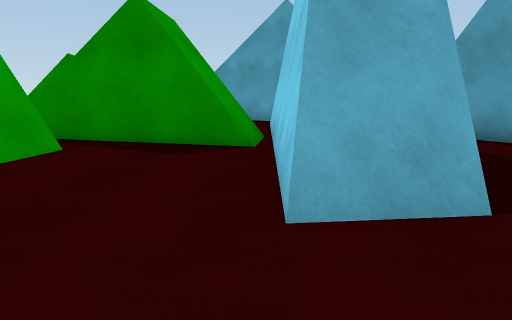
View 1 (above)

21 first-person views from a walk through a Unity game level. The camera is 1.2 m above the floor, tilts 10° down and sees 70° across. The floor is counted in squares, 1 m on a side. Each view is taken from the middle of a square. On the plan, view 1 faces up. The plan holds only what a view shows up to about 15 squares ahead; the rest is blank. The place goes on beyond the plan.

View 2
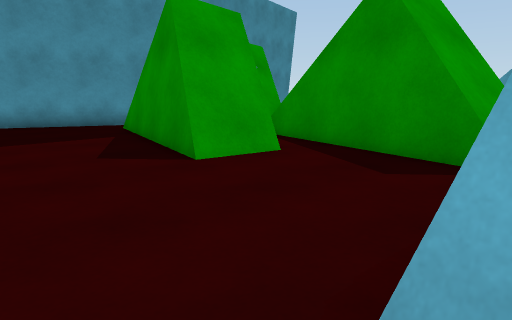

View 3
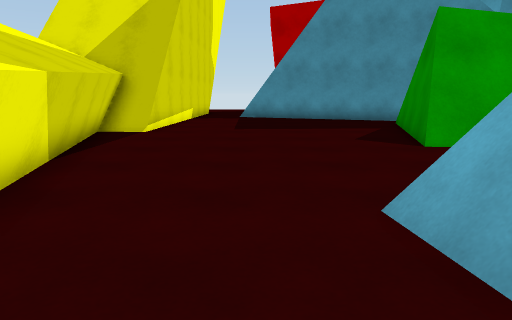

View 4
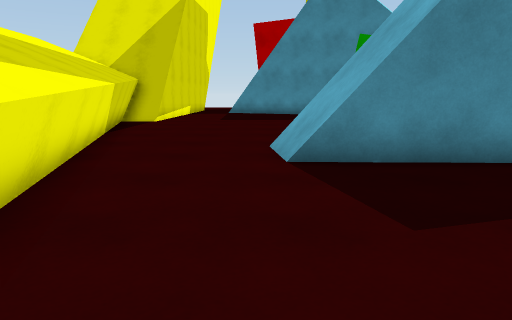

View 5
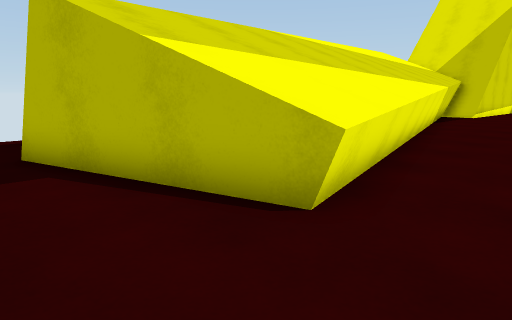

View 6
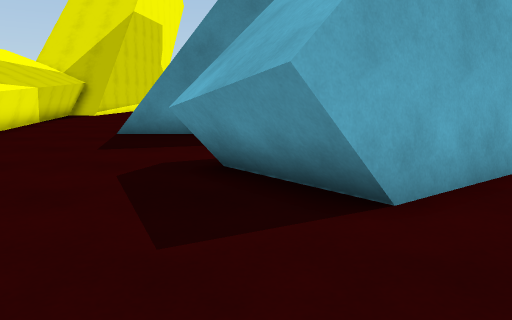

View 7
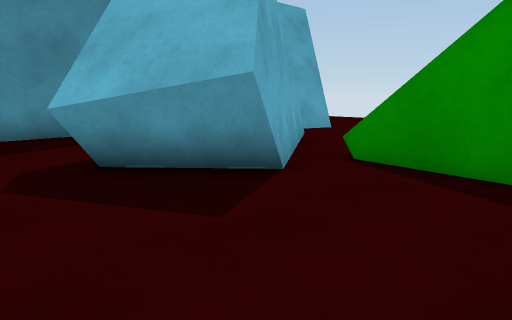

View 8
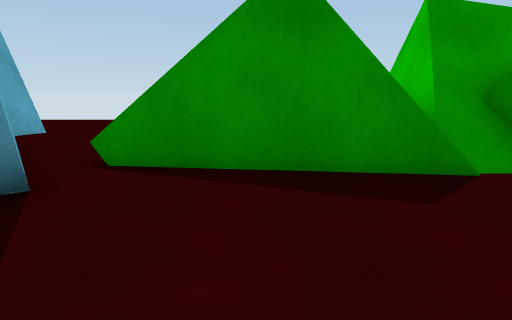

View 9
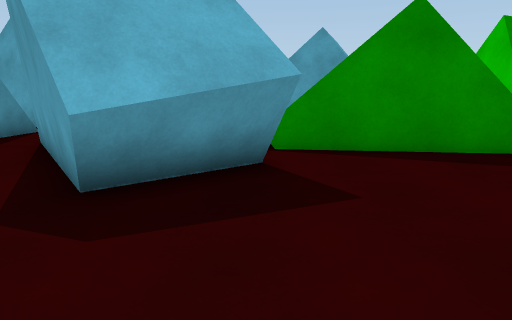

View 10
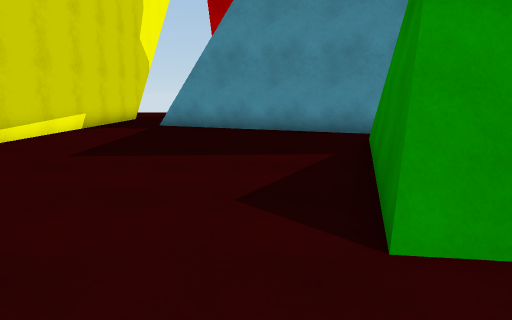

View 11
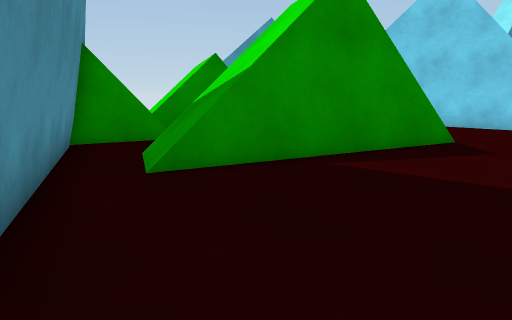

View 12
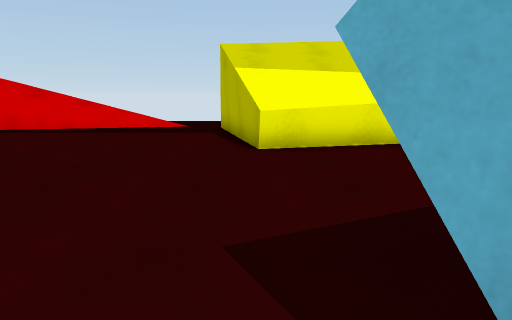

View 13
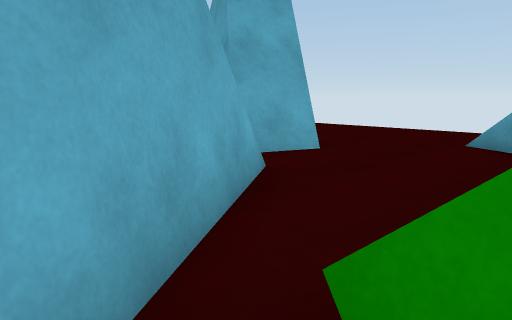

View 14
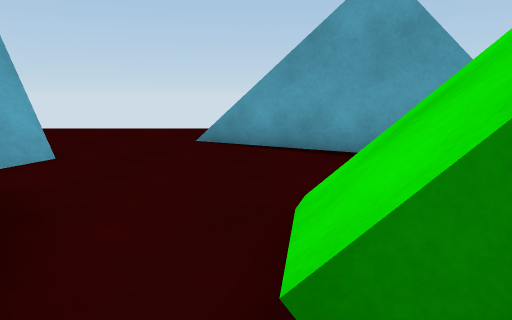

View 15
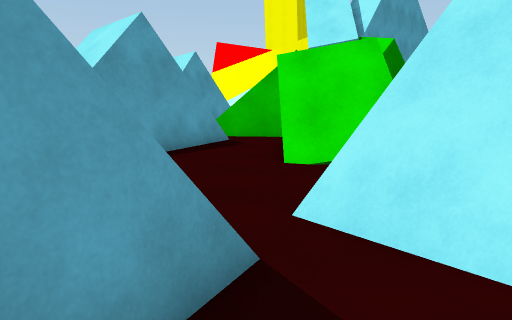

View 16
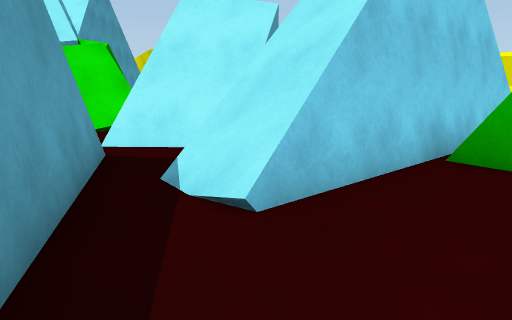

View 17
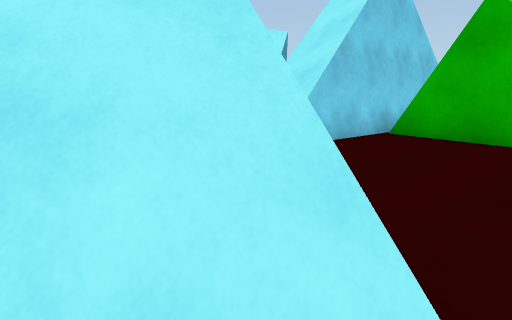

View 18
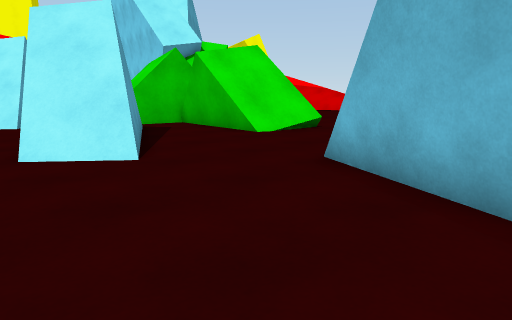

View 19
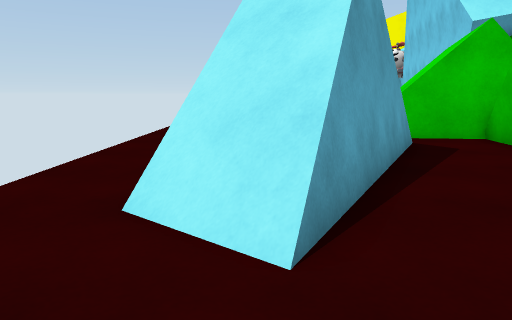

View 20
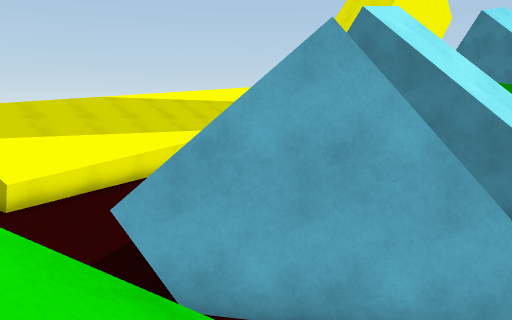

View 21
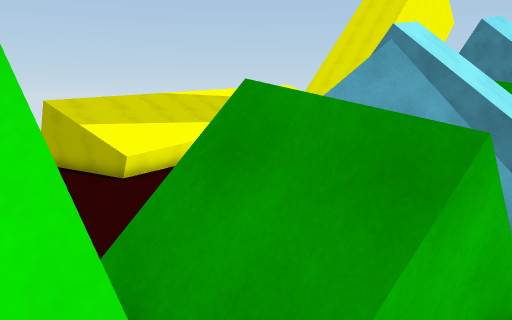

### Floor plan
Key: @ floor where view 1 was taken; # wall or solid block; . main floor; : floor 0.75 m higher than the main floor; / step, stairs or slope; = window, fence, low wall or low ledge; ^ raised ledge; v drop or lower ground.
Columns run from 17 left of view 1 to 17 right of it. Each row starts with its distance up from view 1.
 23                    ....... ......
 22             .       .............
 21              ///   ......../#....
 20             .=//   ......./////..
 19             ...     #......#//
 18              ... ######...../###
 17              ......####=.......##
 16              ......./##.........=./
 15          //  .....///.=.........../
 14          //  .....//=..=#...///=#//
 13      ##  vv   ....#/v.=##.../// ##v
 12      ###      #...#//.####.////v###
 11     ##      ==###=#//.#####/=vv##^#
 10     ##=#   ######=#// .## #/.......
  9    ## :#==##...##=#/v ..####......
  8    # ==##  ##.....### ..####.....
  7   ##    #####.....### ...^^......
  6   #     ....=.....##  ..........
  5   #     ..........##   ..........
  4  #      ..........##.............
  3  #.     ..........................
  2 ##      ...................^^......
  1 =......................^^^^^^......
  0  ................@.^^^^^^^^^^......
 -1   ............###^^^^^^^    #......
 -2 #########..#####            ##.....
 -3        #####                 #
 -4                              #  ///
 -5                                 ///

Where each view was taken, in squares from view 1:
view 1: 0 up, 0 right, facing up
view 2: 2 up, 1 right, facing up-left
view 3: 2 up, 4 right, facing left
view 4: 3 up, 9 right, facing left
view 5: 4 up, 14 right, facing down-left
view 6: 8 up, 14 right, facing left
view 7: 5 up, 14 right, facing up-left
view 8: 5 up, 13 right, facing up
view 9: 3 up, 10 right, facing up
view 10: 5 up, 2 left, facing left
view 11: 3 up, 15 left, facing up-right
view 12: 10 up, 11 right, facing down
view 13: 10 up, 11 right, facing up-left
view 14: 10 up, 10 right, facing up
view 15: 15 up, 2 right, facing right
view 16: 18 up, 2 left, facing down-right
view 17: 22 up, 5 left, facing down-right
view 18: 23 up, 2 right, facing down-right
view 19: 20 up, 6 right, facing right
view 20: 14 up, 13 right, facing down-left
view 21: 15 up, 17 right, facing down-left
